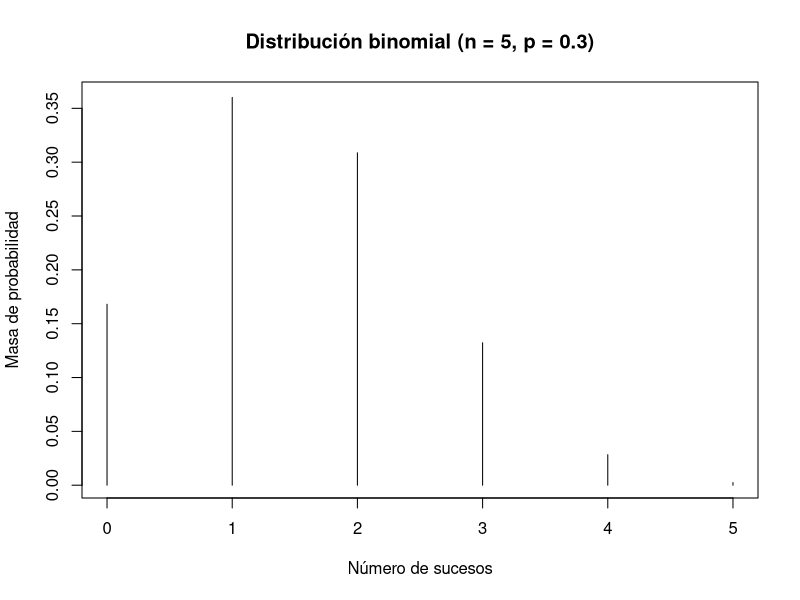
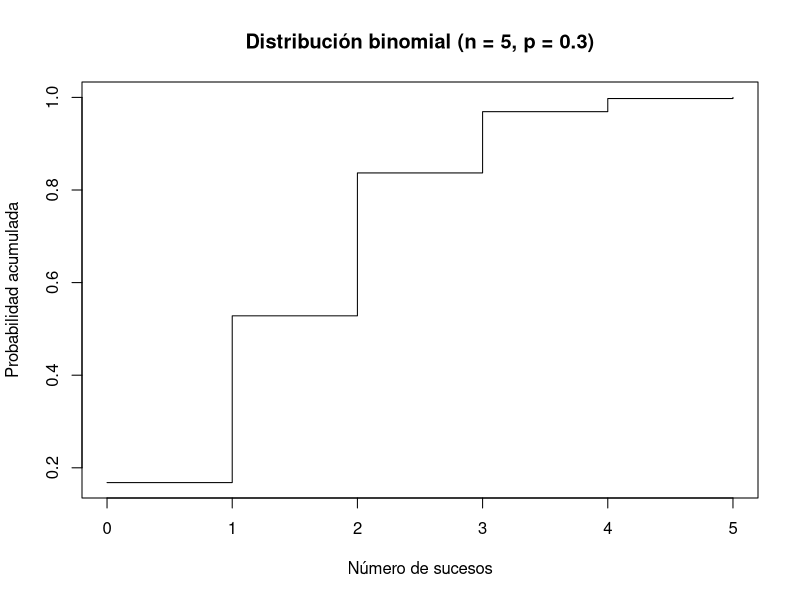
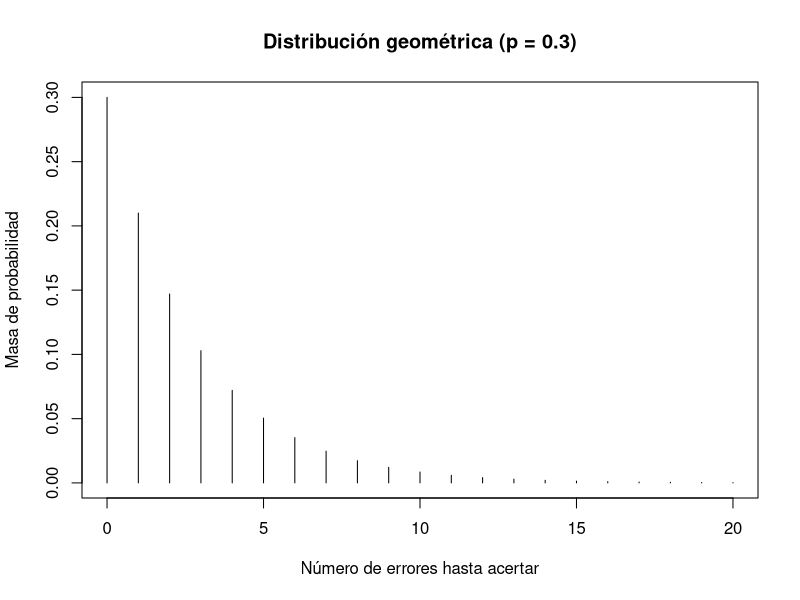
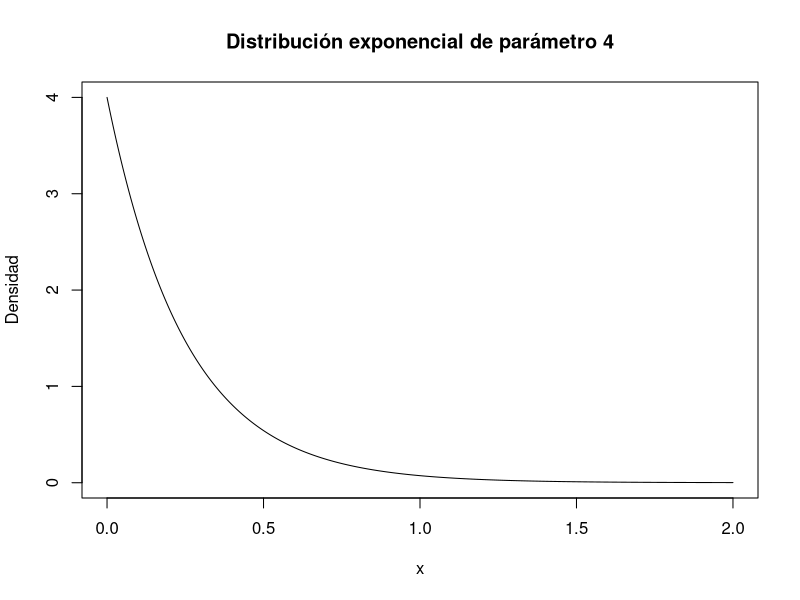
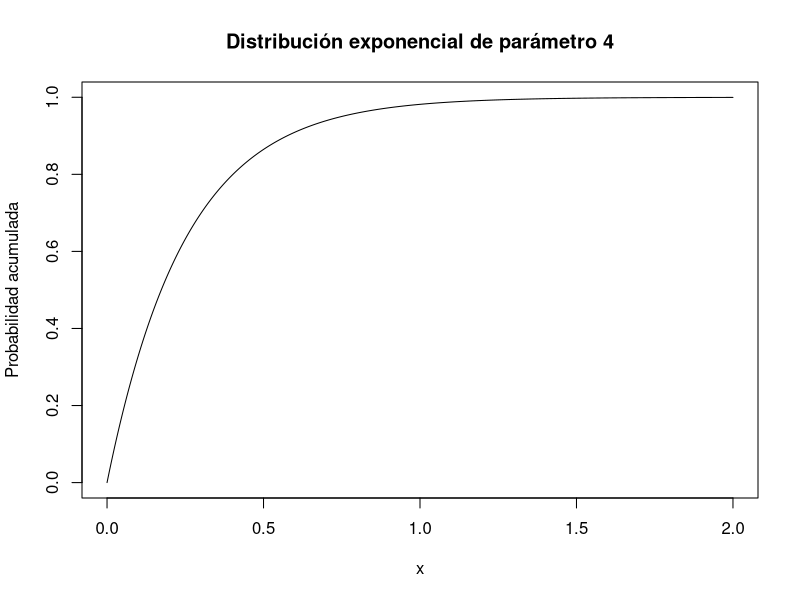

R code for these plots, in order:
## ---- chunk 1
knitr::opts_chunk$set(echo = TRUE)
## ---- chunk 2
    dbinom(3, size = 5, prob = 0.3)
## ---- chunk 3
    RBinom <- data.frame(Pr = dbinom(0:5, size = 5, prob = 0.3))
    rownames(RBinom) <- 0:5
    RBinom
## ---- chunk 4
    pbinom(3, size = 5, prob = 0.3, lower.tail = FALSE)
## ---- chunk 5
    pbinom(0:5, size = 5, prob = 0.3, lower.tail = FALSE)
## ---- chunk 6
    pbinom(0:5, size = 5, prob = 0.3, lower.tail = TRUE)
## ---- chunk 7
    pbinom(1, size = 5, prob = 0.3, lower.tail = TRUE)
## ---- chunk 8
    x <- 0:5
    Binom_plot <- dbinom(x, size = 5, prob = 0.3)
    plot(x, Binom_plot, main = "Distribución binomial (n = 5, p = 0.3)",
         xlab = "Número de sucesos", ylab = "Masa de probabilidad",
         type = "h")
## ---- chunk 9
    x <- 0:5
    Acum <- pbinom(x, size = 5, prob = 0.3)
    plot(x, Acum, main = "Distribución binomial (n = 5, p = 0.3)",
         xlab = "Número de sucesos", ylab = "Probabilidad acumulada",
         type = "s")
## ---- chunk 10
    pgeom(5, prob = 0.3, lower.tail = TRUE)
## ---- chunk 11
    x <- 0:20
    y <- dgeom(x, prob = 0.3)
    plot(x, y, main = "Distribución geométrica (p = 0.3)",
         xlab = "Número de errores hasta acertar", 
         ylab = "Masa de probabilidad", type = "h")
## ---- chunk 12
RHiper <- data.frame(Pr = dhyper(0:3, m = 12, n = 6, k = 3))
rownames(RHiper) <- 0:3
RHiper
## ---- chunk 13
    phyper(1, m = 12, n = 6, k = 3, lower.tail = FALSE)
## ---- chunk 14
    RPoiss <- data.frame(Pr = dpois(0:10, lambda = 3))
    rownames(RPoiss) <- 0:10
    RPoiss
## ---- chunk 15
    punif(5, min = 0, max = 24, lower.tail = TRUE)
## ---- chunk 16
    punif(22, min = 0, max = 24, lower.tail = FALSE)
## ---- chunk 17
    pexp(1, rate = 4, lower.tail = FALSE)
## ---- chunk 18
    pexp(1, rate = 4, lower.tail = TRUE)
## ---- chunk 19
    x <- seq(0, 2, length.out = 1000)
    y <- dexp(x, rate = 4)
    plot(x, y, main = "Distribución exponencial de parámetro 4",
         xlab = "x", ylab = "Densidad", type = "l")
## ---- chunk 20
    x <- seq(0, 2, length.out = 1000)
    y <- pexp(x, rate = 4, lower.tail = TRUE)
    plot(x, y, main = "Distribución exponencial de parámetro 4",
         xlab = "x", ylab = "Probabilidad acumulada", type = "l")
